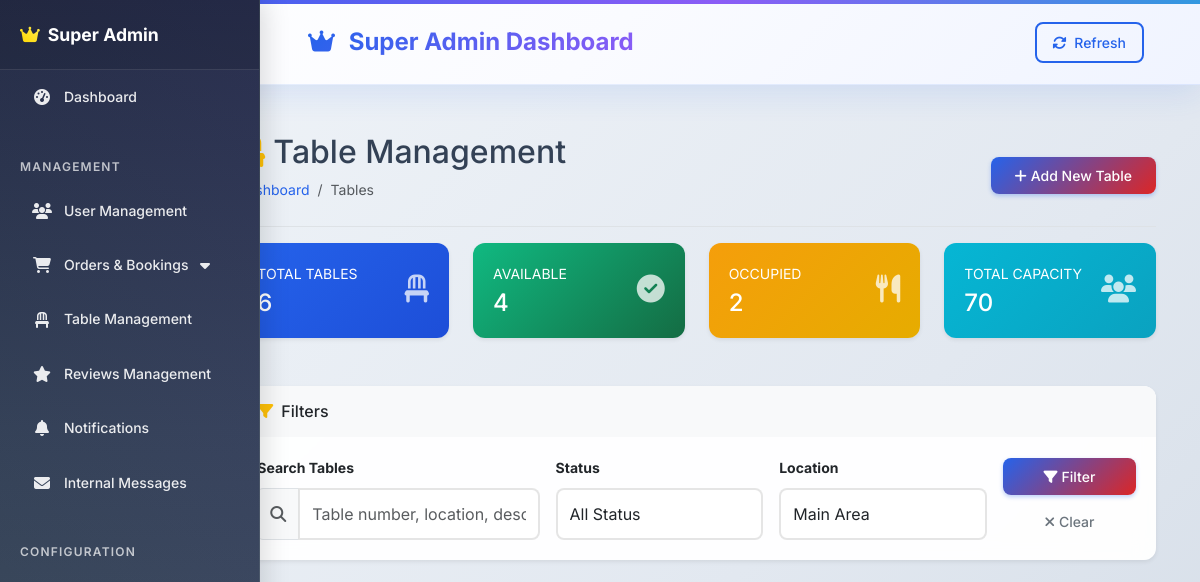
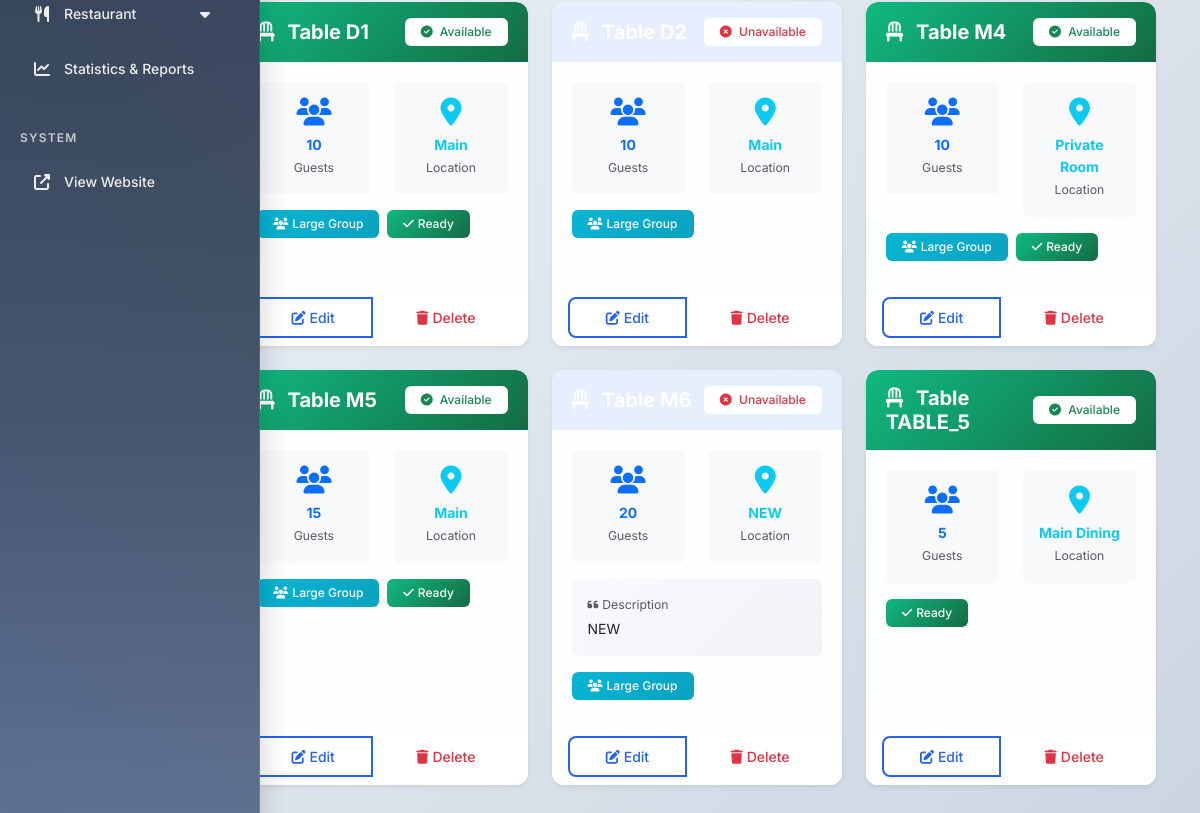
The app's page /superadmin/tables (signed in), older data (2 pictures, top to bottom).
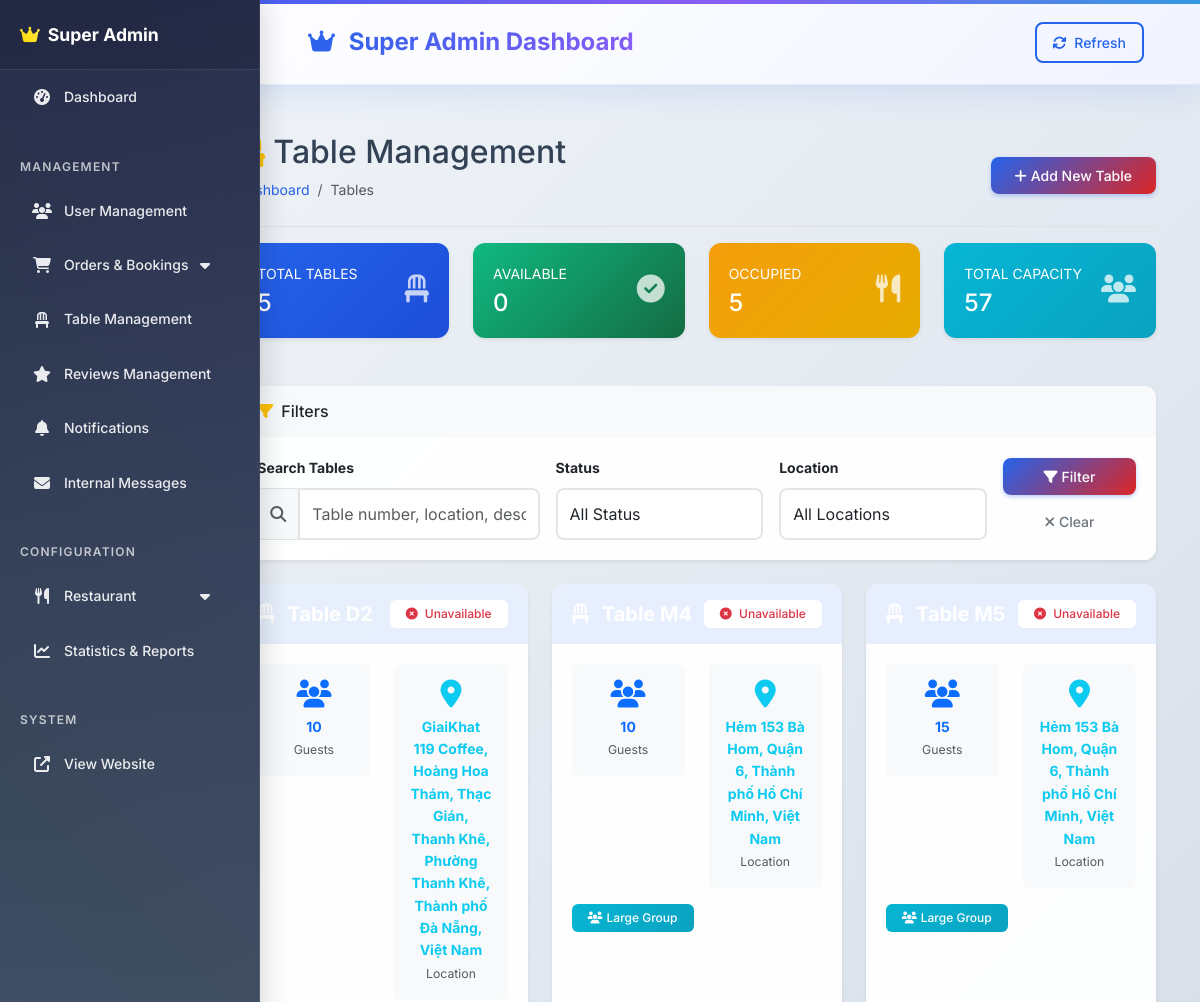
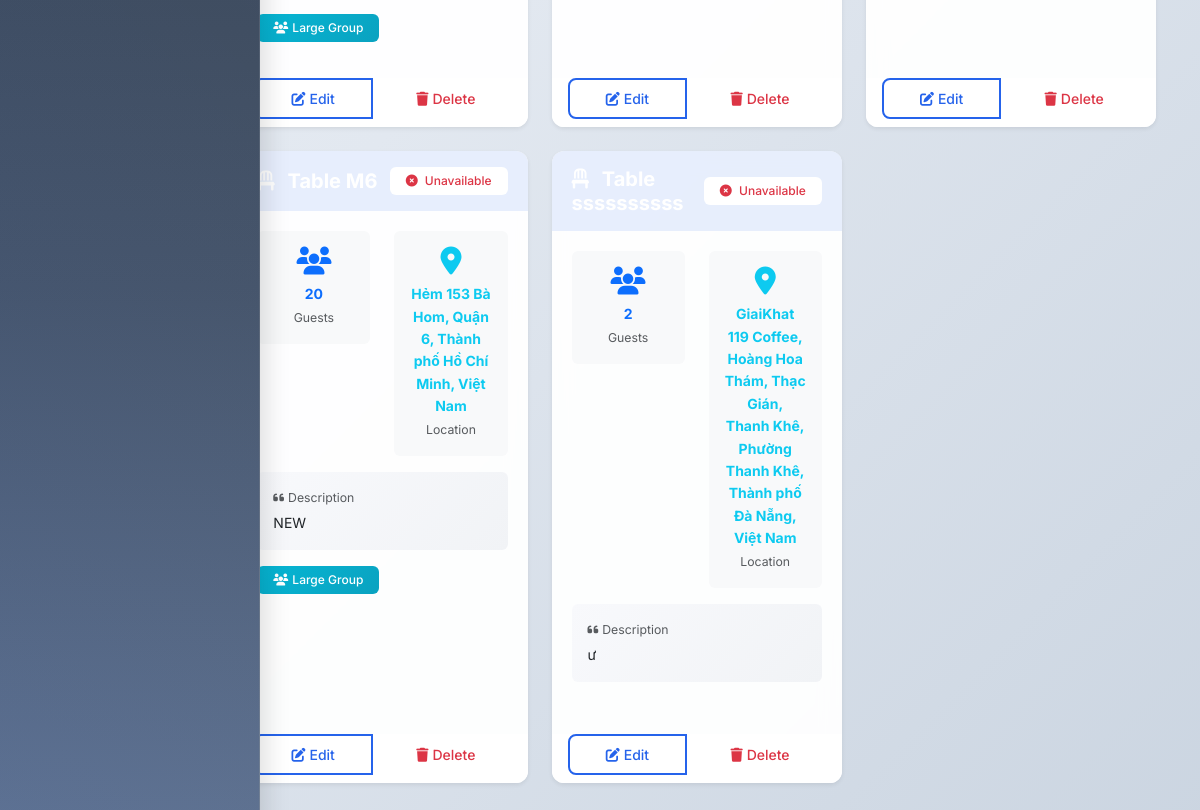
The same page, newer data (2 pictures, top to bottom).
### tables this page shows
CREATE TABLE IF NOT EXISTS `tables` (
  `id` int NOT NULL AUTO_INCREMENT,
  `table_number` varchar(10) NOT NULL,
  `capacity` int NOT NULL,
  `location` text,
  `description` text,
  `is_available` tinyint(1) DEFAULT '1',
  `status` enum('available','occupied','reserved','maintenance') DEFAULT 'available',
  `created_at` timestamp NULL DEFAULT CURRENT_TIMESTAMP,
  `updated_at` timestamp NULL DEFAULT CURRENT_TIMESTAMP ON UPDATE CURRENT_TIMESTAMP,
  PRIMARY KEY (`id`),
  UNIQUE KEY `table_number` (`table_number`),
  KEY `idx_capacity` (`capacity`),
  KEY `idx_available` (`is_available`)
);

### views/superadmin/tables/index.php (the view, shortened to what the changed rows need)
<!DOCTYPE html>
<html lang="en">
<head>
    <?php require_once 'views/layouts/superadmin_header.php'; ?>
</head>
<body>
    <div class="container-fluid">
        <div class="row">
            <?php require_once 'views/layouts/superadmin_sidebar.php'; ?>
            <main class="col-md-9 ms-sm-auto col-lg-10 px-md-4">
                <div class="d-flex justify-content-between flex-wrap flex-md-nowrap align-items-center pt-3 pb-2 mb-3 border-bottom">
                    <div>
                        <h1 class="h2">
                            <i class="fas fa-chair me-2 text-warning"></i>Table Management
                        </h1>
                        <nav aria-label="breadcrumb">
                            <ol class="breadcrumb">
                                <li class="breadcrumb-item"><a href="<?= SITE_URL ?>/superadmin/dashboard">Dashboard</a></li>
                                <li class="breadcrumb-item active">Tables</li>
                            </ol>
                        </nav>
                    </div>
                    <div class="btn-toolbar mb-2 mb-md-0">
                        <button type="button" class="btn btn-primary" onclick="showAddTableModal()">
                            <i class="fas fa-plus me-1"></i>Add New Table
                        </button>
                    </div>
                </div>
                                <div class="row mb-4">
                    <div class="col-xl-3 col-md-6 mb-4">
                        <div class="card border-0 shadow-sm h-100 bg-gradient-primary text-white">
                            <div class="card-body">
                                <div class="d-flex align-items-center">
                                    <div class="flex-grow-1">
                                        <div class="text-xs font-weight-bold text-uppercase mb-1">Total Tables</div>
                                        <div class="h4 mb-0 font-weight-bold"><?= number_format($stats['total_tables'] ?? 0) ?></div>
                                    </div>
                                    <div class="flex-shrink-0">
                                        <i class="fas fa-chair fa-2x opacity-75"></i>
                                    </div>
                                </div>
                            </div>
                        </div>
                    </div>
                    <div class="col-xl-3 col-md-6 mb-4">
                        <div class="card border-0 shadow-sm h-100 bg-gradient-success text-white">
                            <div class="card-body">
                                <div class="d-flex align-items-center">
                                    <div class="flex-grow-1">
                                        <div class="text-xs font-weight-bold text-uppercase mb-1">Available</div>
                                        <div class="h4 mb-0 font-weight-bold"><?= number_format($stats['available_tables'] ?? 0) ?></div>
                                    </div>
                                    <div class="flex-shrink-0">
                                        <i class="fas fa-check-circle fa-2x opacity-75"></i>
                                    </div>
                                </div>
                            </div>
                        </div>
                    </div>
                    <div class="col-xl-3 col-md-6 mb-4">
                        <div class="card border-0 shadow-sm h-100 bg-gradient-warning text-white">
                            <div class="card-body">
                                <div class="d-flex align-items-center">
                                    <div class="flex-grow-1">
                                        <div class="text-xs font-weight-bold text-uppercase mb-1">Occupied</div>
                                        <div class="h4 mb-0 font-weight-bold"><?= number_format($stats['occupied_tables'] ?? 0) ?></div>
                                    </div>
                                    <div class="flex-shrink-0">
                                        <i class="fas fa-utensils fa-2x opacity-75"></i>
                                    </div>
                                </div>
                            </div>
                        </div>
                    </div>
                    <div class="col-xl-3 col-md-6 mb-4">
                        <div class="card border-0 shadow-sm h-100 bg-gradient-info text-white">
                            <div class="card-body">
                                <div class="d-flex align-items-center">
                                    <div class="flex-grow-1">
                                        <div class="text-xs font-weight-bold text-uppercase mb-1">Total Capacity</div>
                                        <div class="h4 mb-0 font-weight-bold"><?= number_format($stats['total_capacity'] ?? 0) ?></div>
                                    </div>
                                    <div class="flex-shrink-0">
                                        <i class="fas fa-users fa-2x opacity-75"></i>
                                    </div>
                                </div>
                            </div>
                        </div>
                    </div>                </div>
                <div class="card mb-4 border-0 shadow-sm">
                    <div class="card-header bg-light border-0">
                        <h6 class="card-title mb-0">
                            <i class="fas fa-filter me-2 text-warning"></i>Filters
                        </h6>
                    </div>
                    <div class="card-body">
                        <form action="<?= SITE_URL ?>/superadmin/tables" method="GET" class="row g-3 align-items-end">
                            <div class="col-md-4">
                                <label class="form-label fw-bold">Search Tables</label>
                                <div class="input-group">
                                    <span class="input-group-text bg-light"><i class="fas fa-search text-muted"></i></span>
                                    <input type="text" class="form-control" name="search" placeholder="Table number, location, description..." value="<?= htmlspecialchars($_GET['search'] ?? '') ?>">
                                </div>
                            </div>
                            <div class="col-md-3">
                                <label class="form-label fw-bold">Status</label>
                                <select class="form-select" name="status">
                                    <option value="">All Status</option>
                                </select>
                            </div>
                            <div class="col-md-3">
                                <label class="form-label fw-bold">Location</label>
                                <select class="form-select" name="location">
                                    <option value="">All Locations</option>
                                    <?php if (!empty($locationStats)): ?>
                                        <?php foreach ($locationStats as $locationStat): ?>
                                            <option value="<?= htmlspecialchars($locationStat['location']) ?>" <?= ($_GET['location'] ?? '') == $locationStat['location'] ? 'selected' : '' ?>>
                                                <?= htmlspecialchars($locationStat['location'] ?: 'Main Area') ?>
                                            </option>
                                        <?php endforeach; ?>
                                    <?php endif; ?>
                                </select>
                            </div>
                            <div class="col-md-2">
                                <button type="submit" class="btn btn-primary w-100 mb-2">
                                    <i class="fas fa-filter me-1"></i>Filter
                                </button>
                                <a href="<?= SITE_URL ?>/superadmin/tables" class="btn btn-outline-secondary w-100">
                                    <i class="fas fa-times me-1"></i>Clear
                                </a>
                            </div>
                        </form>
                    </div>
                </div>
                <div class="row">
                    <?php if (!empty($tables)): ?>
                        <?php foreach ($tables as $table): ?>
                            <div class="col-lg-4 col-md-6 mb-4">
                                <div class="card h-100 border-0 shadow-sm hover-shadow">
                                    <div class="card-header bg-gradient-<?php echo ($table['is_available'] ?? 1) ? 'success' : 'danger'; ?> text-white border-0">
                                        <div class="d-flex justify-content-between align-items-center">
                                            <h5 class="card-title mb-0 fw-bold">
                                                <i class="fas fa-chair me-2"></i>
                                                Table <?php echo htmlspecialchars($table['table_number'] ?? 'Unknown'); ?>
                                            </h5>
                                            <span class="badge bg-white text-<?php echo ($table['is_available'] ?? 1) ? 'success' : 'danger'; ?> px-3 py-2">
                                                <i class="fas fa-<?php echo ($table['is_available'] ?? 1) ? 'check-circle' : 'times-circle'; ?> me-1"></i>
                                                <?php echo ($table['is_available'] ?? 1) ? 'Available' : 'Unavailable'; ?>
                                            </span>
                                        </div>
                                    </div>
                                    <div class="card-body">
                                        <div class="row mb-3">
                                            <div class="col-6">
                                                <div class="text-center p-3 bg-light rounded">
                                                    <i class="fas fa-users fa-2x text-primary mb-2"></i>
                                                    <div class="fw-bold text-primary"><?php echo htmlspecialchars($table['capacity'] ?? 'N/A'); ?></div>
                                                    <small class="text-muted">Guests</small>
                                                </div>
                                            </div>
                                            <div class="col-6">
                                                <div class="text-center p-3 bg-light rounded">
                                                    <i class="fas fa-map-marker-alt fa-2x text-info mb-2"></i>
                                                    <div class="fw-bold text-info"><?php echo htmlspecialchars($table['location'] ?: 'Main'); ?></div>
                                                    <small class="text-muted">Location</small>
                                                </div>
                                            </div>
                                        </div>
                                        <?php if (!empty($table['description'])): ?>
                                            <div class="mb-3">
                                                <div class="bg-gradient-light p-3 rounded">
                                                    <div class="small text-muted mb-1">
                                                        <i class="fas fa-quote-left me-1"></i>Description
                                                    </div>
                                                    <div class="text-dark"><?php echo htmlspecialchars($table['description']); ?></div>
                                                </div>
                                            </div>
                                        <?php endif; ?>
                                        <div class="d-flex flex-wrap gap-2 mb-3">
                                            <?php if (($table['capacity'] ?? 0) >= 6): ?>
                                                <span class="badge bg-gradient-info px-3 py-2">
                                                    <i class="fas fa-users me-1"></i>Large Group
                                                </span>
                                            <?php endif; ?>
                                            <?php if (($table['is_available'] ?? 1)): ?>
                                                <span class="badge bg-gradient-success px-3 py-2">
                                                    <i class="fas fa-check me-1"></i>Ready
                                                </span>
                                            <?php endif; ?>
                                        </div>
                                    </div>
                                    <div class="card-footer bg-white border-0 pt-0">
                                        <div class="btn-group w-100" role="group">                                            <button type="button" class="btn btn-outline-primary flex-fill me-2" onclick="editTable(<?php echo $table['id']; ?>)">
                                                <i class="fas fa-edit me-1"></i>Edit
                                            </button>
                                            <button type="button" class="btn btn-outline-danger flex-fill" onclick="deleteTable(<?php echo $table['id']; ?>)">
                                                <i class="fas fa-trash me-1"></i>Delete
                                            </button>
                                        </div>
                                    </div>
                                </div>
                            </div>
                        <?php endforeach; ?>
                    <?php endif; ?>
                </div>
            </main>
        </div>
    </div>
<?php require_once 'views/layouts/superadmin_footer.php'; ?>

Row changes from the older to the newer data that the page shows:
removed tables: table_number "D1", is_available 1 (drawn), capacity "10", location "Main", shows "Large Group"
removed tables: table_number "TABLE_5", is_available 1 (drawn), capacity "5", location "Main Dining"
changed tables (number 1 of 5 on the later page): location "Main" → "GiaiKhat 119 Coffee, Hoàng Hoa Thám, Thạc Gián, Thanh Khê, Phường Thanh Khê, Thành phố Đà Nẵng, Việt Nam"
changed tables (number 2 of 5 on the later page): location "Private Room" → "Hẻm 153 Bà Hom, Quận 6, Thành phố Hồ Chí Minh, Việt Nam"; table_number "M4" → (not shown); is_available "Table Available Ready" → "Unavailable"
changed tables (number 3 of 5 on the later page): location "Main" → "Hẻm 153 Bà Hom, Quận 6, Thành phố Hồ Chí Minh, Việt Nam"; table_number "M5" → (not shown); is_available "Table Available Ready" → "Unavailable"
changed tables "NEW": location "NEW" → "Hẻm 153 Bà Hom, Quận 6, Thành phố Hồ Chí Minh, Việt Nam"
added tables: is_available 0 (drawn), capacity "2", location "GiaiKhat 119 Coffee, Hoàng Hoa Thám, Thạc Gián, Thanh Khê, Phường Thanh Khê, Thành phố Đà Nẵng, Việt Nam", description "ư"
Text that changed along with them:
$stats['total_tables']: "6" → "5"
$stats['available_tables']: "4" → "0"
$stats['occupied_tables']: "2" → "5"
$stats['total_capacity']: "70" → "57"
form field location: "Main Area" → "All Locations"
